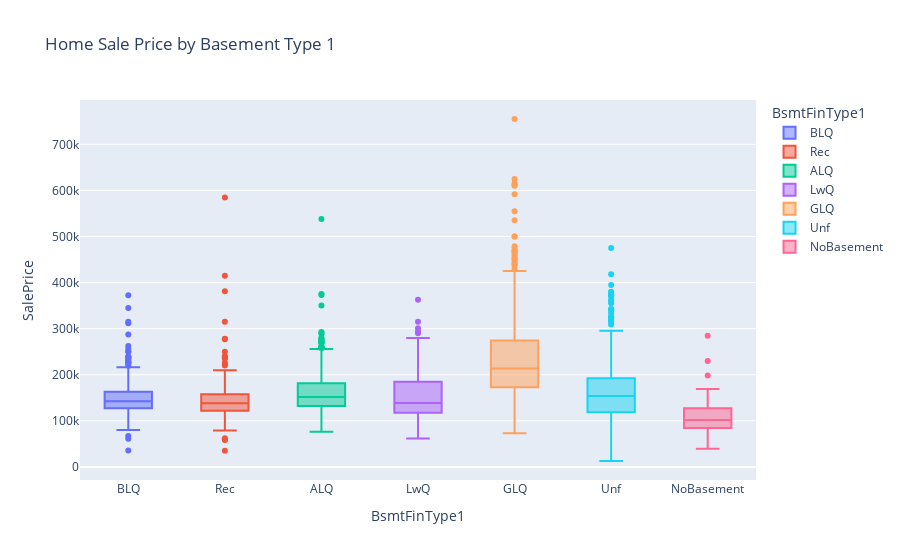

The cell this chart's notebook holds for it:
### Code cell
basement_type1 = pd.DataFrame(basement_df[['SalePrice','BsmtFinType1']])
fig4 = px.box(basement_type1, 
             x = 'BsmtFinType1', 
             y = 'SalePrice',
             color = 'BsmtFinType1',
            title = 'Home Sale Price by Basement Type 1')
fig4.show()

### Figure 1 — Plotly figure (JSON) as saved in the notebook; plotly's stock layout.template omitted (floating-point values rounded to 4 significant figures; data arrays with more than 128 entries replaced by an {"elided": "..."} marker saying what was removed)
{"data": [{"alignmentgroup": "True", "hovertemplate": "BsmtFinType1=%{x}<br>SalePrice=%{y}<extra></extra>", "legendgroup": "BLQ", "marker": {"color": "#636efa"}, "name": "BLQ", "notched": false, "offsetgroup": "BLQ", "orientation": "v", "showlegend": true, "type": "box", "x": {"elided": "250 str values"}, "x0": " ", "xaxis": "x", "y": {"elided": "250 int values"}, "y0": " ", "yaxis": "y"}, {"alignmentgroup": "True", "hovertemplate": "BsmtFinType1=%{x}<br>SalePrice=%{y}<extra></extra>", "legendgroup": "Rec", "marker": {"color": "#EF553B"}, "name": "Rec", "notched": false, "offsetgroup": "Rec", "orientation": "v", "showlegend": true, "type": "box", "x": {"elided": "265 str values"}, "x0": " ", "xaxis": "x", "y": {"elided": "265 int values"}, "y0": " ", "yaxis": "y"}, {"alignmentgroup": "True", "hovertemplate": "BsmtFinType1=%{x}<br>SalePrice=%{y}<extra></extra>", "legendgroup": "ALQ", "marker": {"color": "#00cc96"}, "name": "ALQ", "notched": false, "offsetgroup": "ALQ", "orientation": "v", "showlegend": true, "type": "box", "x": {"elided": "397 str values"}, "x0": " ", "xaxis": "x", "y": {"elided": "397 int values"}, "y0": " ", "yaxis": "y"}, {"alignmentgroup": "True", "hovertemplate": "BsmtFinType1=%{x}<br>SalePrice=%{y}<extra></extra>", "legendgroup": "LwQ", "marker": {"color": "#ab63fa"}, "name": "LwQ", "notched": false, "offsetgroup": "LwQ", "orientation": "v", "showlegend": true, "type": "box", "x": {"elided": "139 str values"}, "x0": " ", "xaxis": "x", "y": {"elided": "139 int values"}, "y0": " ", "yaxis": "y"}, {"alignmentgroup": "True", "hovertemplate": "BsmtFinType1=%{x}<br>SalePrice=%{y}<extra></extra>", "legendgroup": "GLQ", "marker": {"color": "#FFA15A"}, "name": "GLQ", "notched": false, "offsetgroup": "GLQ", "orientation": "v", "showlegend": true, "type": "box", "x": {"elided": "753 str values"}, "x0": " ", "xaxis": "x", "y": {"elided": "753 int values"}, "y0": " ", "yaxis": "y"}, {"alignmentgroup": "True", "hovertemplate": "BsmtFinType1=%{x}<br>SalePrice=%{y}<extra></extra>", "legendgroup": "Unf", "marker": {"color": "#19d3f3"}, "name": "Unf", "notched": false, "offsetgroup": "Unf", "orientation": "v", "showlegend": true, "type": "box", "x": {"elided": "706 str values"}, "x0": " ", "xaxis": "x", "y": {"elided": "706 int values"}, "y0": " ", "yaxis": "y"}, {"alignmentgroup": "True", "hovertemplate": "BsmtFinType1=%{x}<br>SalePrice=%{y}<extra></extra>", "legendgroup": "NoBasement", "marker": {"color": "#FF6692"}, "name": "NoBasement", "notched": false, "offsetgroup": "NoBasement", "orientation": "v", "showlegend": true, "type": "box", "x": ["NoBasement", "NoBasement", "NoBasement", "NoBasement", "NoBasement", "NoBasement", "NoBasement", "NoBasement", "NoBasement", "NoBasement", "NoBasement", "NoBasement", "NoBasement", "NoBasement", "NoBasement", "NoBasement", "NoBasement", "NoBasement", "NoBasement", "NoBasement", "NoBasement", "NoBasement", "NoBasement", "NoBasement", "NoBasement", "NoBasement", "NoBasement", "NoBasement", "NoBasement", "NoBasement", "NoBasement", "NoBasement", "NoBasement", "NoBasement", "NoBasement", "NoBasement", "NoBasement", "NoBasement", "NoBasement", "NoBasement", "NoBasement", "NoBasement", "NoBasement", "NoBasement", "NoBasement", "NoBasement", "NoBasement", "NoBasement", "NoBasement", "NoBasement", "NoBasement", "NoBasement", "NoBasement", "NoBasement", "NoBasement", "NoBasement", "NoBasement", "NoBasement", "NoBasement", "NoBasement", "NoBasement", "NoBasement", "NoBasement", "NoBasement", "NoBasement", "NoBasement", "NoBasement", "NoBasement", "NoBasement"], "x0": " ", "xaxis": "x", "y": [169000, 160000, 144000, 112000, 119500, 103000, 98000, 106500, 101800, 39300, 72500, 107500, 100000, 102900, 89900, 106250, 157500, 92900, 90000, 109500, 109900, 98300, 81400, 87500, 93500, 99000, 45000, 97000, 104500, 110000, 79000, 81300, 80500, 55000, 131000, 134432, 125000, 90000, 89500, 63900, 139600, 122000, 135000, 84000, 80000, 93000, 120000, 131000, 142953, 108000, 84900, 100000, 198500, 141000, 284700, 82500, 61500, 98000, 82000, 96000, 160000, 153500, 68104, 57625, 126000, 230000, 81500, 115000, 130000], "y0": " ", "yaxis": "y"}], "layout": {"boxmode": "overlay", "legend": {"title": {"text": "BsmtFinType1"}, "tracegroupgap": 0}, "title": {"text": "Home Sale Price by Basement Type 1"}, "xaxis": {"anchor": "y", "categoryarray": ["BLQ", "Rec", "ALQ", "LwQ", "GLQ", "Unf", "NoBasement"], "categoryorder": "array", "domain": [0, 1], "title": {"text": "BsmtFinType1"}}, "yaxis": {"anchor": "x", "domain": [0, 1], "title": {"text": "SalePrice"}}}}
